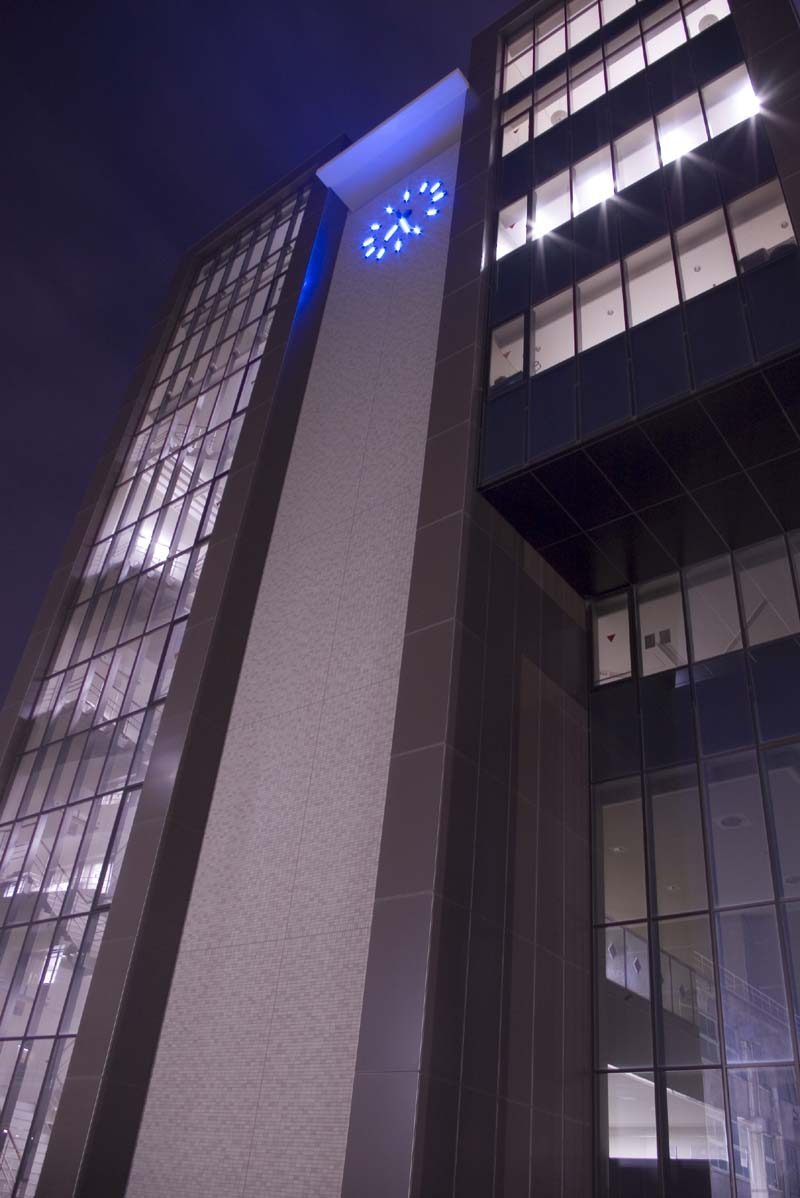
#> input picture python/img_Ex1_in.jpg, 800 x 1198 px
$ jupyter execute '画像処理1.ipynb'
#> lines starting #> are read from the running program, lines starting #| are printed output that depends on the picture; after the words box and inside, x2 and y2 are one past the last pixel; in counts of white or black regions, pixels touching at a corner belong together
# Pythonによる画像処理演習1

## 到達目標
- Python+openCV環境で簡単な画像処理プログラムを作成できる

# EX_1
## 画像のグレースケール化
### 以下のコードを完成して画像データを読み込み，グレースケール化して表示してみよう．
- グレースケール値は，⾚・緑・⻘チャンネルの平均を利⽤することとする .
$$
    I = \frac{(r + g + b)}{3}
$$

- 画像の⼊出⼒・画素値へのアクセス⽅法は雛形に書いてある.参考にしてください．

[cell 1]
# Ex1
import numpy as np
import sys
import cv2
import matplotlib.pyplot as plt

[cell 2]
#入出力ファイル名指定
fname_in  = "./img_Ex1_in.jpg"

[cell 3]
#画像をロード, グレースケール化, float型へ変換
img = cv2.imread(fname_in)
#> img is the input picture: shape (1198, 800, 3); mean B, G, R 85.9, 68, 77.9
H = img.shape[0]
#> H = 1198
W = img.shape[1]
#> W = 800

img = np.float64(img)

[cell 4]
#出力画像を準備(グレースケール，float型)
img_out = np.zeros( (H,W), float )

[cell 5]
#フィルタ処理
for y in range(H) :
    for x in range(W) :
        #この下を編集
        img_out[y,x] = (img[y,x,0] + img[y,x,1] + img[y,x,2])/3.
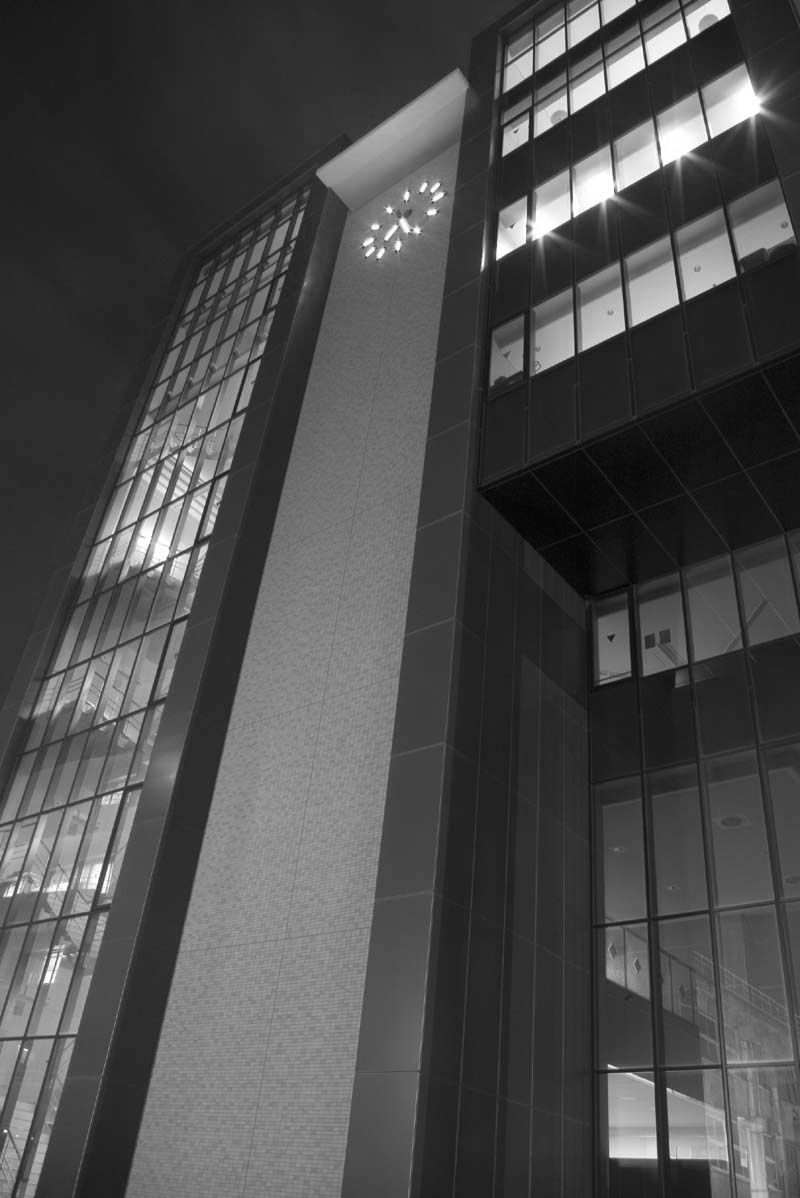
#> img_out: shape (1198, 800) float64; min 3.33, max 255, mean 77.3

[cell 6]
#display img
img = img[:, :, ::-1]  #BGR->RGB変換
plt.subplot(1, 2, 1), plt.imshow(np.uint8(img))            # 元画像貼り付け
plt.gray()                                                 #グレースケール表示
plt.subplot(1, 2, 2), plt.imshow(np.uint8(img_out))        #フィルタ画像貼り付け
plt.show()                                                 # グラフ表示
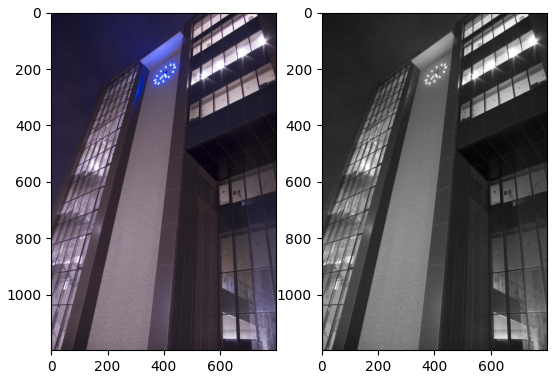
#> figure drawn by matplotlib, 2 panels

# EX2
## 画像の2値化
### 以下のコードを完成して画像データを読み込み，グレースケール化した後，与えられた閾値により⼆値化 した結果を表示してみよう．
- 画素値が閾値以上のなら，その画素値を255にする.
- 画素値が閾値より⼩さいなら，その画素値を０とする．

[cell 7]
# Ex2.py
import numpy as np
import sys
import cv2
import matplotlib.pyplot as plt

[cell 8]
#入出力ファイル名指定
fname_in  = "./img_Ex1_in.jpg"

[cell 9]
#しきい値設定
threshold_val = 100
threshold_val = float(threshold_val)

[cell 10]
#画像をロード, float型へ変換
img = cv2.imread(fname_in)
H = img.shape[0]
W = img.shape[1]

img = np.float64(img)

[cell 11]
#出力画像を準備(float型)
img_gray = np.zeros( (H,W), float )
img_out = np.zeros( (H,W), float )

[cell 12]
#グレースケール化
for y in range(H) :
    for x in range(W) :
        img_gray[y,x] = (img[y,x,0] + img[y,x,1] + img[y,x,2])/3.

#与えた閾値による2値化

for y in range(H) :
    for x in range(W) :
        #この下を編集
        if threshold_val<img_gray[y,x] :
            img_out[y,x]=255
        else:
            img_out[y,x]=0
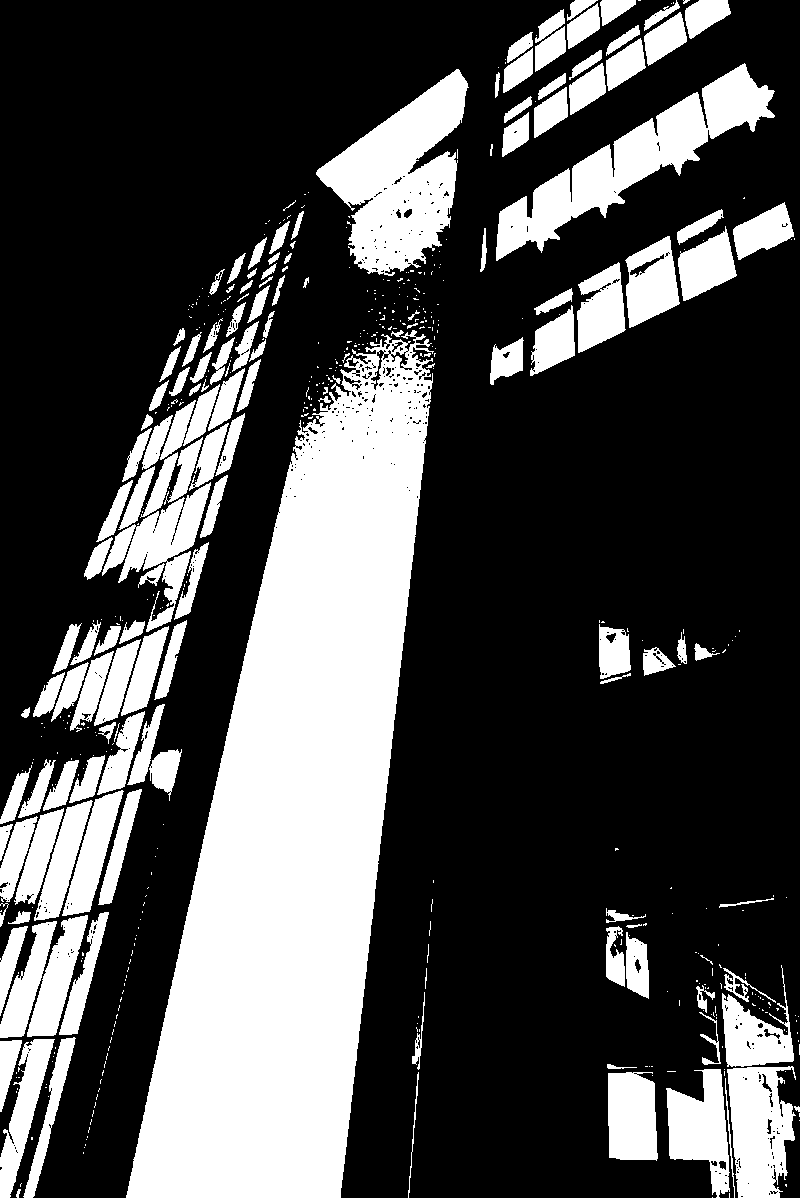
#> img_out: shape (1198, 800) float64; 30.1% white; 534 white regions (383 under 20 px), largest, box (x1, y1, x2, y2) and area: (126, 330, 434, 1198) 140358, (316, 69, 469, 276) 16267, (496, 63, 775, 261) 14536

[cell 13]
#display img
img = img[:, :, ::-1]  #BGR->RGB変換
plt.subplot(1, 2, 1), plt.imshow(np.uint8(img))            # 元画像貼り付け
plt.gray()                                                 #グレースケール表示
plt.subplot(1, 2, 2), plt.imshow(np.uint8(img_out))        #フィルタ画像貼り付け
plt.show()                                                 # グラフ表示
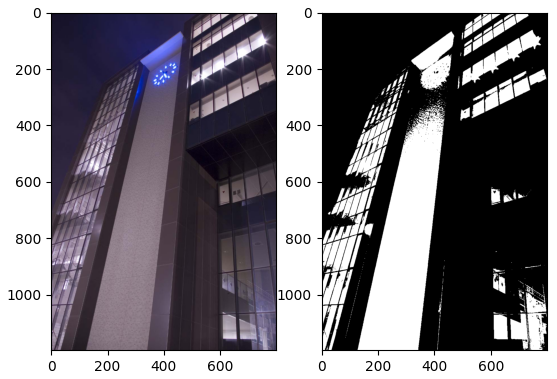
#> figure drawn by matplotlib, 2 panels

# EX3
## ⾊の変換
### 以下のコードを完成してカラー画像を読み込み，画像の⾚と⻘チャンネルを⼊れ替えた画像を表示してみよう．

[cell 14]
# Ex3.py
# 画像の赤と青チャンネルを交換する

import numpy as np
import sys
import cv2
import matplotlib.pyplot as plt

[cell 15]
#入出力ファイル名指定
fname_in  = "./img_Ex1_in.jpg"

[cell 16]
img = cv2.imread(fname_in)
img_out = np.zeros_like(img)

H   = img.shape[0]
W   = img.shape[1]

[cell 17]
for y in range(H) :
    for x in    range(W) :
        r = img[y,x,2]
        g = img[y,x,1]
        b = img[y,x,0]
        # ここを編集
        img_out[y,x,0] = r
        img_out[y,x,1] = g
        img_out[y,x,2] = b
#> img_out: shape (1198, 800, 3)

[cell 18]
#display img
img = img[:, :, ::-1]  #BGR->RGB変換
img_out = img[:, :, ::-1]  #BGR->RGB変換
plt.subplot(1, 2, 1), plt.imshow(np.uint8(img))            # 元画像貼り付け
plt.subplot(1, 2, 2), plt.imshow(np.uint8(img_out))        #フィルタ画像貼り付け
plt.show()                                                 # グラフ表示
#> figure, not shown here; B, G, R data is drawn as R, G, B

$ run again, with python/img_Ex10_in.jpg copied over python/img_Ex1_in.jpg
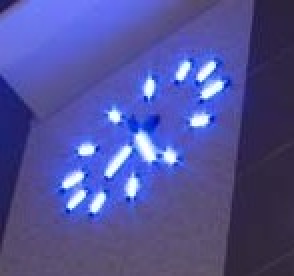
#> input picture python/img_Ex10_in.jpg, 147 x 138 px (shown 2 times larger)
#> img is the input picture: shape (138, 147, 3); mean B, G, R 151.6, 81.1, 80.9
#> after the loop `for y in range(H) :`:
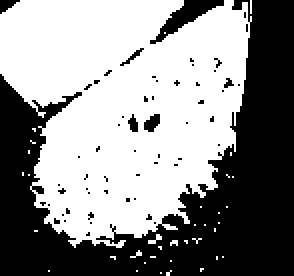
#> img_out: shape (138, 147) float64 (shown 2 times larger); 55.6% white; 58 black regions (52 under 20 px), largest, box (x1, y1, x2, y2) and area: (0, 0, 147, 138) 8447, (75, 0, 112, 22) 261, (72, 57, 80, 66) 49, (0, 0, 10, 7) 39, (64, 57, 69, 66) 29, (60, 24, 72, 33) 26
#> `plt.show()`:
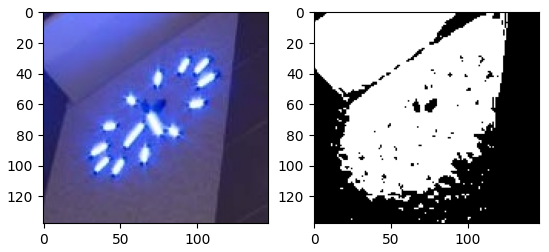
#> figure drawn by matplotlib, 2 panels
